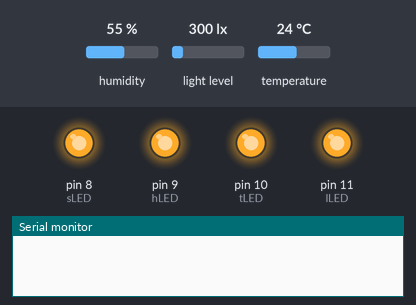
A sketch run on a simulated Arduino Uno, built with avr-gcc and run on an emulated ATmega328P. Shown: output pins drawn as LEDs (lit = HIGH), the last lines printed to the serial monitor. The test bench sets the inputs (shaded band); at power-on: humidity 55 %, light level 300 lx, temperature 24 °C.

Above: at 0.1 s.
At 2.1 s:
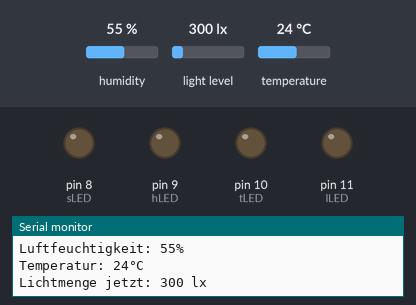
Timing chart, 0 to 3.6 s (numbered marks = the images above):
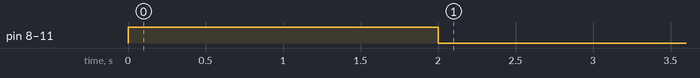

The sketch:

Programm_MA_Thierry_Zaugg_M4f.ino
```cpp
//DHT Bibliotheken
#include <DHT.h>
#include <DHT_U.h>

//BH1750 Bibliotheken
#include <Wire.h>
#include <BH1750.h>

//DHT
const int DHTPIN = 3;

const int DHTTYPE = DHT11;

DHT dht(DHTPIN, DHTTYPE);

int hum = 0;
int temp = 0;

//BH1750
BH1750 lightMeter;

//Erdfeuchtigkeits-Sensor
const int soilPin = A0;
int soil = 0;

//LED Pins
const int sLED = 8;
const int hLED = 9;
const int tLED = 10;
const int lLED = 11;

//Zeitzählungen
int dlux = 0; //Menge an Licht die die Pflanze am gesamten Tag erhalten hat
int t = 0; //Tageszeit in halben Stunden Wichtig: Dieser Wert muss der Tageszeit beim Start des Programms angepasst werden!

void setup() {
  //Starten der Kommunikation mit dem Arduino
  Serial.begin(9600);

  //Sensoren Setup
  dht.begin();

  Wire.begin();

  lightMeter.begin();

  //LED Setup
  pinMode(sLED, OUTPUT);
  pinMode(hLED, OUTPUT);
  pinMode(tLED, OUTPUT);
  pinMode(lLED, OUTPUT);

  //LED Test
  digitalWrite(sLED, HIGH);
  digitalWrite(hLED, HIGH);
  digitalWrite(tLED, HIGH);
  digitalWrite(lLED, HIGH);
  delay(2000);
  digitalWrite(sLED, LOW);
  digitalWrite(hLED, LOW);
  digitalWrite(tLED, LOW);
  digitalWrite(lLED, LOW);
}

void loop() {
  //DHT Messungen
  hum = dht.readHumidity();
  temp = dht.readTemperature();

  //BH1750 Messungen
  uint16_t lux = lightMeter.readLightLevel();

  //Erdfeuchtigkeits-Sensor Messungen
  soil = analogRead(soilPin);
  soil=map(soil,0,1023,100,0);//Stellt Werte des Sensors als abgerundete ganzzahlige Werte von 0 - 100 dar

  //Serieller Monitor Ausgabe
  Serial.print("Feuchtigkeit der Erde: ");
  Serial.print(soil);
  Serial.println("%");
  Serial.print("Luftfeuchtigkeit: ");
  Serial.print(hum);
  Serial.println("%");
  Serial.print("Temperatur: ");
  Serial.print(temp);
  Serial.println("°C");
  Serial.print("Lichtmenge jetzt: ");
  Serial.print(lux);
  Serial.println(" lx");

  //LED Steuerung
  //Erdfeuchtigkeits LED
  if (soil > 75 || soil < 25) {
    //Der gemessene Wert wenn die Blattfahne die Blätter hängen liess war bei 21%; Nach dem Giessen war er meistens zwischen 60% und 70%
    digitalWrite(sLED, HIGH);
  }
  else {
    digitalWrite(sLED, LOW);
  }

  //Luftfeuchtigkeits LED
  if (hum > 80 || hum < 45) {
    //eigentlich wäre 60-80% Luftfeuchtigkeit optimal aber das ist schwierig zu halten ohne ein Gewächshaus, die höchsten gemessenen Werte im inneren lagen bei 50%
    digitalWrite(hLED, HIGH);
  }
  else{
    digitalWrite(hLED, LOW);
  }

  //Temperatur LED
  if (temp > 28 || temp < 15) {
    digitalWrite(tLED, HIGH);
  }
  else {
    digitalWrite(tLED, LOW);
  }

  //Licht LED
  dlux += lux;

  if (dlux >= 3600) {
    //3600 ist die mindest Lichtmenge (300lx) mal die benötigten Lichtstunden zur Blütezeit (12h) (Da es eine Zimmerpflanze ist kann sie theoretisch das ganze Jahr Blüten tragen)
    digitalWrite(lLED,LOW);
  }

  else if (lux >= 300 && lux <= 1000) {
    //Dieser Bereich ist die Lichtmenge bei der die Blattfahne überlebt und die Lichtmenge bei der sie wachsen kann zusammen
    digitalWrite(lLED, LOW);
  }

  else if (lux > 1000) {
    //1000 lux werden im inneren eines Gebäudes meistens nur durch direkte Sonneneinstrahlung erreicht welche bei der Blattfahne vermieden werden sollte
    digitalWrite(lLED, HIGH);
  }

  else if (lux < 300) {
    //Bei 300 lx sollte die Pflanze zwar überleben aber vermutlich kaum wachsen (das reicht aber auch für mich)
    if (t < 20) {
      //sorgt dafür dass die LED nicht schon leuchtet bevor die Sonne überhaupt aufgeht
      digitalWrite(lLED, LOW);
    }
    else {
      digitalWrite(lLED, HIGH);
    }
  }

  if (t == 48) {
    t = 0;
    dlux = 0;
    //setzt die Zeit und Lichtmenge des gesamten Tages zurück
  }

  Serial.print("Lichtmenge an diesem Tag: ");
  Serial.print(dlux);
  Serial.println(" lx");

  float time = t/2.0;
  Serial.print("Zeit seit Reset: ");
  Serial.print(time);
  Serial.println(" Stunden");
  Serial.println("----------------"); //Trennt die Daten verschiedener Messungen durch eine gestrichelte Linie

  //Zeitzählung
  t += 1;

  delay(1800000); //wartet eine halbe Stunde
}
```
